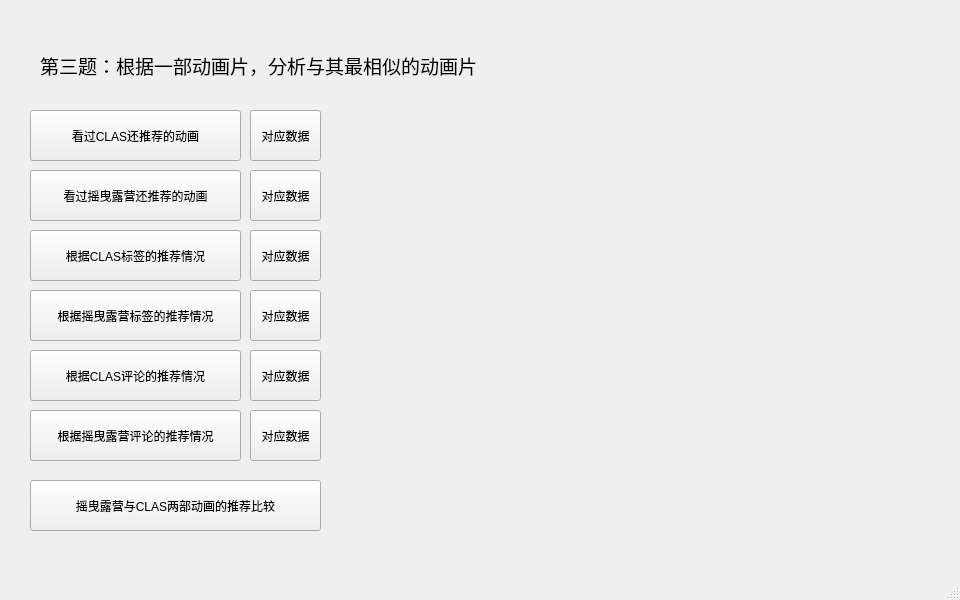
<?xml version="1.0" encoding="UTF-8"?>
<ui version="4.0">
 <class>MainWindow</class>
 <widget class="QMainWindow" name="MainWindow">
  <property name="geometry">
   <rect>
    <x>0</x>
    <y>0</y>
    <width>960</width>
    <height>600</height>
   </rect>
  </property>
  <property name="windowTitle">
   <string>MainWindow</string>
  </property>
  <widget class="QWidget" name="centralwidget">
   <widget class="QLabel" name="label">
    <property name="geometry">
     <rect>
      <x>40</x>
      <y>30</y>
      <width>551</width>
      <height>71</height>
     </rect>
    </property>
    <property name="text">
     <string>&lt;html&gt;&lt;head/&gt;&lt;body&gt;&lt;p&gt;&lt;span style=&quot; font-family:'楷体'; font-size:14pt;&quot;&gt;第三题：根据一部动画片，分析与其最相似的动画片&lt;/span&gt;&lt;/p&gt;&lt;/body&gt;&lt;/html&gt;</string>
    </property>
   </widget>
   <widget class="QPushButton" name="AnimeRecommendationGraph1">
    <property name="geometry">
     <rect>
      <x>30</x>
      <y>110</y>
      <width>211</width>
      <height>51</height>
     </rect>
    </property>
    <property name="text">
     <string>看过CLAS还推荐的动画</string>
    </property>
   </widget>
   <widget class="QPushButton" name="AnimeIndexSituation1">
    <property name="geometry">
     <rect>
      <x>30</x>
      <y>230</y>
      <width>211</width>
      <height>51</height>
     </rect>
    </property>
    <property name="text">
     <string>根据CLAS标签的推荐情况</string>
    </property>
   </widget>
   <widget class="QPushButton" name="AnimeSituation1">
    <property name="geometry">
     <rect>
      <x>30</x>
      <y>350</y>
      <width>211</width>
      <height>51</height>
     </rect>
    </property>
    <property name="text">
     <string>根据CLAS评论的推荐情况</string>
    </property>
   </widget>
   <widget class="QPushButton" name="AnimeRecommendationGraph2">
    <property name="geometry">
     <rect>
      <x>30</x>
      <y>170</y>
      <width>211</width>
      <height>51</height>
     </rect>
    </property>
    <property name="text">
     <string>看过摇曳露营还推荐的动画</string>
    </property>
   </widget>
   <widget class="QPushButton" name="AnimeCommentSituation1">
    <property name="geometry">
     <rect>
      <x>250</x>
      <y>350</y>
      <width>71</width>
      <height>51</height>
     </rect>
    </property>
    <property name="text">
     <string>对应数据</string>
    </property>
   </widget>
   <widget class="QPushButton" name="AnimeIndexDict1">
    <property name="geometry">
     <rect>
      <x>250</x>
      <y>230</y>
      <width>71</width>
      <height>51</height>
     </rect>
    </property>
    <property name="text">
     <string>对应数据</string>
    </property>
   </widget>
   <widget class="QPushButton" name="AnimeRecommendationExcel2">
    <property name="geometry">
     <rect>
      <x>250</x>
      <y>170</y>
      <width>71</width>
      <height>51</height>
     </rect>
    </property>
    <property name="text">
     <string>对应数据</string>
    </property>
   </widget>
   <widget class="QPushButton" name="AnimeRecommendationExcel1">
    <property name="geometry">
     <rect>
      <x>250</x>
      <y>110</y>
      <width>71</width>
      <height>51</height>
     </rect>
    </property>
    <property name="text">
     <string>对应数据</string>
    </property>
   </widget>
   <widget class="QPushButton" name="AnimeIndexSituation2">
    <property name="geometry">
     <rect>
      <x>30</x>
      <y>290</y>
      <width>211</width>
      <height>51</height>
     </rect>
    </property>
    <property name="text">
     <string>根据摇曳露营标签的推荐情况</string>
    </property>
   </widget>
   <widget class="QPushButton" name="AnimeIndexDict2">
    <property name="geometry">
     <rect>
      <x>250</x>
      <y>290</y>
      <width>71</width>
      <height>51</height>
     </rect>
    </property>
    <property name="text">
     <string>对应数据</string>
    </property>
   </widget>
   <widget class="QPushButton" name="AnimeCommentSituation2">
    <property name="geometry">
     <rect>
      <x>250</x>
      <y>410</y>
      <width>71</width>
      <height>51</height>
     </rect>
    </property>
    <property name="text">
     <string>对应数据</string>
    </property>
   </widget>
   <widget class="QPushButton" name="AnimeSituation2">
    <property name="geometry">
     <rect>
      <x>30</x>
      <y>410</y>
      <width>211</width>
      <height>51</height>
     </rect>
    </property>
    <property name="text">
     <string>根据摇曳露营评论的推荐情况</string>
    </property>
   </widget>
   <widget class="QPushButton" name="Comparison">
    <property name="geometry">
     <rect>
      <x>30</x>
      <y>480</y>
      <width>291</width>
      <height>51</height>
     </rect>
    </property>
    <property name="text">
     <string>摇曳露营与CLAS两部动画的推荐比较</string>
    </property>
   </widget>
  </widget>
  <widget class="QMenuBar" name="menubar">
   <property name="geometry">
    <rect>
     <x>0</x>
     <y>0</y>
     <width>960</width>
     <height>26</height>
    </rect>
   </property>
  </widget>
  <widget class="QStatusBar" name="statusbar"/>
 </widget>
 <resources/>
 <connections/>
</ui>
